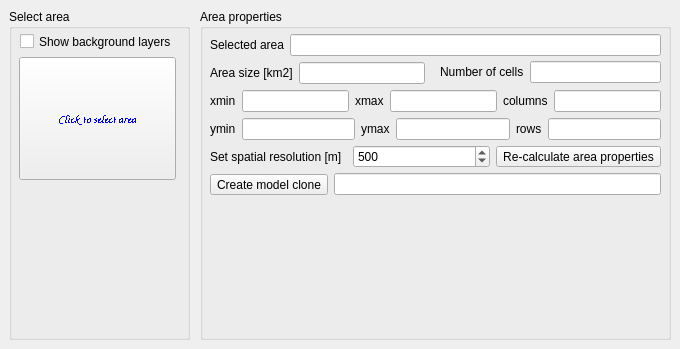
     <widget class="QWidget" name="areaSelectionTab">
      <attribute name="title">
       <string>Area selection</string>
      </attribute>
      <widget class="QGroupBox" name="selectAreagroupBox">
       <property name="geometry">
        <rect>
         <x>9</x>
         <y>9</y>
         <width>181</width>
         <height>331</height>
        </rect>
       </property>
       <property name="autoFillBackground">
        <bool>true</bool>
       </property>
       <property name="title">
        <string>Select area</string>
       </property>
       <widget class="QToolButton" name="selectAreaButton">
        <property name="geometry">
         <rect>
          <x>10</x>
          <y>48</y>
          <width>157</width>
          <height>123</height>
         </rect>
        </property>
        <property name="palette">
         <palette>
          <active>
           <colorrole role="ButtonText">
            <brush brushstyle="SolidPattern">
             <color alpha="255">
              <red>0</red>
              <green>0</green>
              <blue>255</blue>
             </color>
            </brush>
           </colorrole>
          </active>
          <inactive>
           <colorrole role="ButtonText">
            <brush brushstyle="SolidPattern">
             <color alpha="255">
              <red>0</red>
              <green>0</green>
              <blue>255</blue>
             </color>
            </brush>
           </colorrole>
          </inactive>
          <disabled>
           <colorrole role="ButtonText">
            <brush brushstyle="SolidPattern">
             <color alpha="255">
              <red>120</red>
              <green>120</green>
              <blue>120</blue>
             </color>
            </brush>
           </colorrole>
          </disabled>
         </palette>
        </property>
        <property name="font">
         <font>
          <family>Comic Sans MS</family>
          <pointsize>9</pointsize>
          <weight>50</weight>
          <italic>false</italic>
          <bold>false</bold>
          <stylestrategy>NoAntialias</stylestrategy>
         </font>
        </property>
        <property name="cursor">
         <cursorShape>PointingHandCursor</cursorShape>
        </property>
        <property name="mouseTracking">
         <bool>false</bool>
        </property>
        <property name="autoFillBackground">
         <bool>true</bool>
        </property>
        <property name="text">
         <string>Click to select area</string>
        </property>
        <property name="icon">
         <iconset>
          <normaloff>:/plugins/SphyPreProcess/select_area.png</normaloff>:/plugins/SphyPreProcess/select_area.png</iconset>
        </property>
        <property name="iconSize">
         <size>
          <width>150</width>
          <height>150</height>
         </size>
        </property>
        <property name="toolButtonStyle">
         <enum>Qt::ToolButtonTextUnderIcon</enum>
        </property>
       </widget>
       <widget class="QCheckBox" name="showBackgroundMapcheckBox">
        <property name="geometry">
         <rect>
          <x>11</x>
          <y>24</y>
          <width>158</width>
          <height>17</height>
         </rect>
        </property>
        <property name="text">
         <string>Show background layers</string>
        </property>
       </widget>
       <zorder>showBackgroundMapcheckBox</zorder>
       <zorder>selectAreaButton</zorder>
      </widget>
      <widget class="QGroupBox" name="areaPropertiesGroupBox">
       <property name="enabled">
        <bool>true</bool>
       </property>
       <property name="geometry">
        <rect>
         <x>200</x>
         <y>9</y>
         <width>471</width>
         <height>331</height>
        </rect>
       </property>
       <property name="title">
        <string>Area properties</string>
       </property>
       <widget class="QWidget" name="horizontalLayoutWidget_8">
        <property name="geometry">
         <rect>
          <x>10</x>
          <y>51</y>
          <width>215</width>
          <height>26</height>
         </rect>
        </property>
        <layout class="QHBoxLayout" name="horizontalLayout_9">
         <item>
          <widget class="QLabel" name="areaSizeLabel">
           <property name="text">
            <string>Area size [km2]</string>
           </property>
          </widget>
         </item>
         <item>
          <widget class="QLineEdit" name="areaSizeLineEdit">
           <property name="readOnly">
            <bool>true</bool>
           </property>
          </widget>
         </item>
        </layout>
       </widget>
       <widget class="QWidget" name="horizontalLayoutWidget_9">
        <property name="geometry">
         <rect>
          <x>10</x>
          <y>79</y>
          <width>451</width>
          <height>26</height>
         </rect>
        </property>
        <layout class="QHBoxLayout" name="horizontalLayout_8">
         <item>
          <widget class="QLabel" name="xminLabel">
           <property name="text">
            <string>xmin</string>
           </property>
          </widget>
         </item>
         <item>
          <widget class="QLineEdit" name="xminLineEdit">
           <property name="readOnly">
            <bool>true</bool>
           </property>
          </widget>
         </item>
         <item>
          <widget class="QLabel" name="xmaxLabel">
           <property name="text">
            <string>xmax</string>
           </property>
          </widget>
         </item>
         <item>
          <widget class="QLineEdit" name="xmaxLineEdit">
           <property name="readOnly">
            <bool>true</bool>
           </property>
          </widget>
         </item>
         <item>
          <widget class="QLabel" name="columnsLabel">
           <property name="text">
            <string>columns</string>
           </property>
          </widget>
         </item>
         <item>
          <widget class="QLineEdit" name="columnsLineEdit">
           <property name="readOnly">
            <bool>true</bool>
           </property>
          </widget>
         </item>
        </layout>
       </widget>
       <widget class="QWidget" name="horizontalLayoutWidget_10">
        <property name="geometry">
         <rect>
          <x>10</x>
          <y>107</y>
          <width>451</width>
          <height>26</height>
         </rect>
        </property>
        <layout class="QHBoxLayout" name="horizontalLayout_10">
         <item>
          <widget class="QLabel" name="yminLabel">
           <property name="text">
            <string>ymin</string>
           </property>
          </widget>
         </item>
         <item>
          <widget class="QLineEdit" name="yminLineEdit">
           <property name="readOnly">
            <bool>true</bool>
           </property>
          </widget>
         </item>
         <item>
          <widget class="QLabel" name="ymaxLabel">
           <property name="text">
            <string>ymax</string>
           </property>
          </widget>
         </item>
         <item>
          <widget class="QLineEdit" name="ymaxLineEdit">
           <property name="readOnly">
            <bool>true</bool>
           </property>
          </widget>
         </item>
         <item>
          <widget class="QLabel" name="rowsLabel">
           <property name="text">
            <string>rows</string>
           </property>
          </widget>
         </item>
         <item>
          <widget class="QLineEdit" name="rowsLineEdit">
           <property name="readOnly">
            <bool>true</bool>
           </property>
          </widget>
         </item>
        </layout>
       </widget>
       <widget class="QWidget" name="horizontalLayoutWidget_5">
        <property name="geometry">
         <rect>
          <x>240</x>
          <y>50</y>
          <width>221</width>
          <height>26</height>
         </rect>
        </property>
        <layout class="QHBoxLayout" name="horizontalLayout_6">
         <item>
          <widget class="QLabel" name="numberCellsLabel">
           <property name="text">
            <string>Number of cells</string>
           </property>
          </widget>
         </item>
         <item>
          <widget class="QLineEdit" name="numberCellsLineEdit">
           <property name="readOnly">
            <bool>true</bool>
           </property>
          </widget>
         </item>
        </layout>
       </widget>
       <widget class="QWidget" name="horizontalLayoutWidget_4">
        <property name="geometry">
         <rect>
          <x>10</x>
          <y>135</y>
          <width>451</width>
          <height>26</height>
         </rect>
        </property>
        <layout class="QHBoxLayout" name="horizontalLayout_3">
         <item>
          <widget class="QLabel" name="spatialResolutionLabel">
           <property name="text">
            <string>Set spatial resolution [m]</string>
           </property>
          </widget>
         </item>
         <item>
          <widget class="QSpinBox" name="spatialResolutionSpinBox">
           <property name="maximum">
            <number>100000</number>
           </property>
           <property name="singleStep">
            <number>10</number>
           </property>
           <property name="value">
            <number>500</number>
           </property>
          </widget>
         </item>
         <item>
          <widget class="QToolButton" name="calculateAreaPropsButton">
           <property name="text">
            <string>Re-calculate area properties</string>
           </property>
          </widget>
         </item>
        </layout>
       </widget>
       <widget class="QWidget" name="horizontalLayoutWidget_2">
        <property name="geometry">
         <rect>
          <x>10</x>
          <y>23</y>
          <width>451</width>
          <height>26</height>
         </rect>
        </property>
        <layout class="QHBoxLayout" name="horizontalLayout_11">
         <item>
          <widget class="QLabel" name="selectedAreaMapLabel">
           <property name="text">
            <string>Selected area</string>
           </property>
          </widget>
         </item>
         <item>
          <widget class="QLineEdit" name="selectedAreaMapLineEdit">
           <property name="readOnly">
            <bool>true</bool>
           </property>
          </widget>
         </item>
        </layout>
       </widget>
       <widget class="QWidget" name="horizontalLayoutWidget_3">
        <property name="geometry">
         <rect>
          <x>10</x>
          <y>160</y>
          <width>451</width>
          <height>31</height>
         </rect>
        </property>
        <layout class="QHBoxLayout" name="horizontalLayout_12">
         <item>
          <widget class="QToolButton" name="createModelCloneButton">
           <property name="text">
            <string>Create model clone</string>
           </property>
          </widget>
         </item>
         <item>
          <widget class="QLineEdit" name="cloneLineEdit">
           <property name="readOnly">
            <bool>true</bool>
           </property>
          </widget>
         </item>
        </layout>
       </widget>
      </widget>
     </widget>
